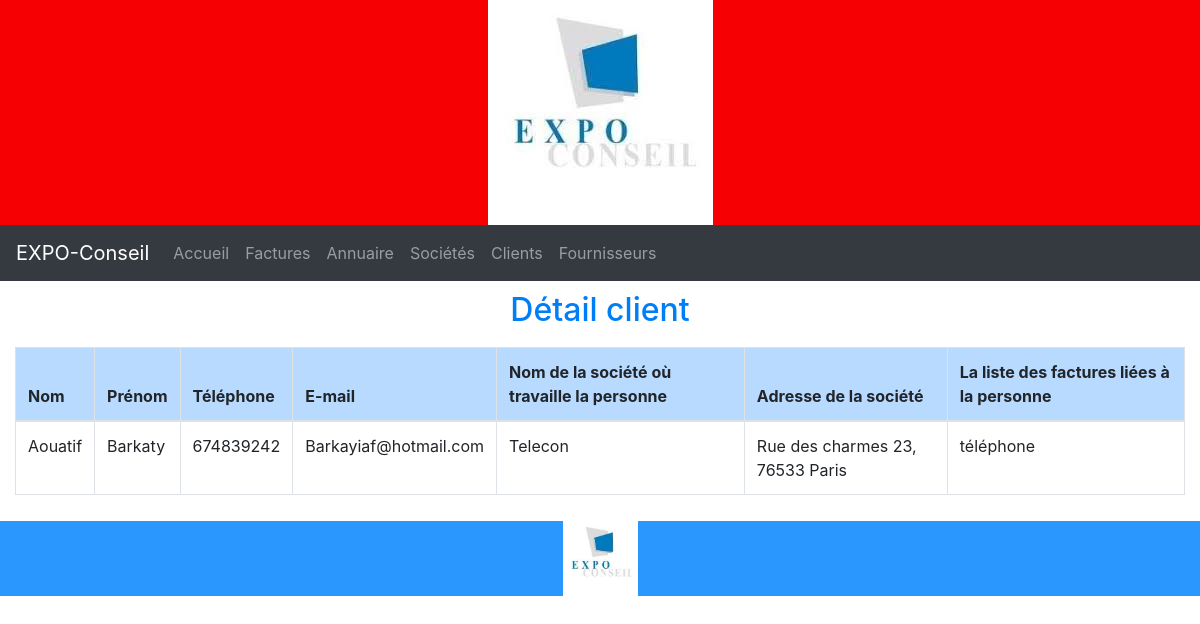
/?page=detailclient&id=2, run on the app's committed database.
### tables this page shows
CREATE TABLE `facture` (
  `idfacture` int(10) UNSIGNED NOT NULL,
  `numero` int(11) NOT NULL,
  `date_facture` date NOT NULL,
  `motif_prestation` varchar(45) NOT NULL,
  `societes_idsocietes` int(10) UNSIGNED NOT NULL,
  `annuaire_idannuaire` int(10) UNSIGNED NOT NULL
);

CREATE TABLE `annuaire` (
  `idannuaire` int(10) UNSIGNED NOT NULL,
  `nom` varchar(45) NOT NULL,
  `prenom` varchar(45) NOT NULL,
  `telephone` int(11) NOT NULL,
  `email` varchar(45) NOT NULL
);

CREATE TABLE `societes` (
  `idsocietes` int(10) UNSIGNED NOT NULL,
  `nom_societe` varchar(45) NOT NULL,
  `adresse` varchar(60) NOT NULL,
  `pays` varchar(45) NOT NULL,
  `telephone_societe` bigint(18) NOT NULL,
  `num_tva` bigint(18) UNSIGNED NOT NULL,
  `type_idtype` int(10) UNSIGNED NOT NULL
);

### controllers/controller-client.php (called while the page is built, shortened)
<?php
require './models/model-client.php';
function detailClient()
{
    $donnees = getDetailClient();
    require './views/view-detailclient.php';
}

### models/model-client.php (called while the page is built, shortened)
<?php
function getDetailClient()
{
    global $bd;
    $id=$_GET['id'];
    $resultat =  $bd->query("SELECT *
      -- FROM annuaire_has_societes
      -- LEFT JOIN societes
      -- ON annuaire_has_societes.societes_idsocietes = societes.idsocietes
      -- LEFT JOIN annuaire
      -- ON annuaire.idannuaire = annuaire_has_societes.annuaire_idannuaire
      -- WHERE $id=idannuaire;
      FROM facture
      LEFT JOIN societes ON facture.societes_idsocietes = societes.idsocietes
      LEFT JOIN annuaire ON facture.annuaire_idannuaire = annuaire.idannuaire
      WHERE idannuaire=$id");
    return $resultat->fetch();
}

### views/view-detailclient.php (the view, shortened to what this page needs)
<div class="container-fluid">
<h2>Détail client</h2>
<div class="table-responsive">
 <table class="table table-bordered table-hover">
   <thead class="table-primary">
            <tr >
                <th>Nom </th>
                <th>Prénom </th>
                <th>Téléphone </th>
                <th>E-mail </th>
                <th>Nom de la société où travaille la personne </th>
                <th>Adresse de la société </th>
                <th>La liste des factures liées à la personne </th>
            </tr>
    </thead>
    <tbody>
            <tr>
                <td><?= $donnees['nom']  ?></td>
                <td><?= $donnees['prenom']  ?></td>
                <td><?= $donnees['telephone']  ?></td>
                <td><?= $donnees['email']  ?></td>
                <td><?= $donnees['nom_societe']  ?></td>
                <td><?= $donnees['adresse']  ?></td>
                <td><?= $donnees['motif_prestation']  ?></td>
            </tr>
   </tbody>
        </table>
</div>
</div>

### assets/css/style.css (style rules this page uses)
h2 { color: #007ef6; text-align: center; padding-top: 10px; padding-bottom: 10px; }

### data on the page
facture: annuaire_idannuaire.nom "Aouatif", annuaire_idannuaire.prenom "Barkaty", annuaire_idannuaire.telephone "674839242", annuaire_idannuaire.email "Barkayiaf@hotmail.com", societes_idsocietes.nom_societe "Telecon", societes_idsocietes.adresse "Rue des charmes 23, 76533 Paris", motif_prestation "téléphone"
